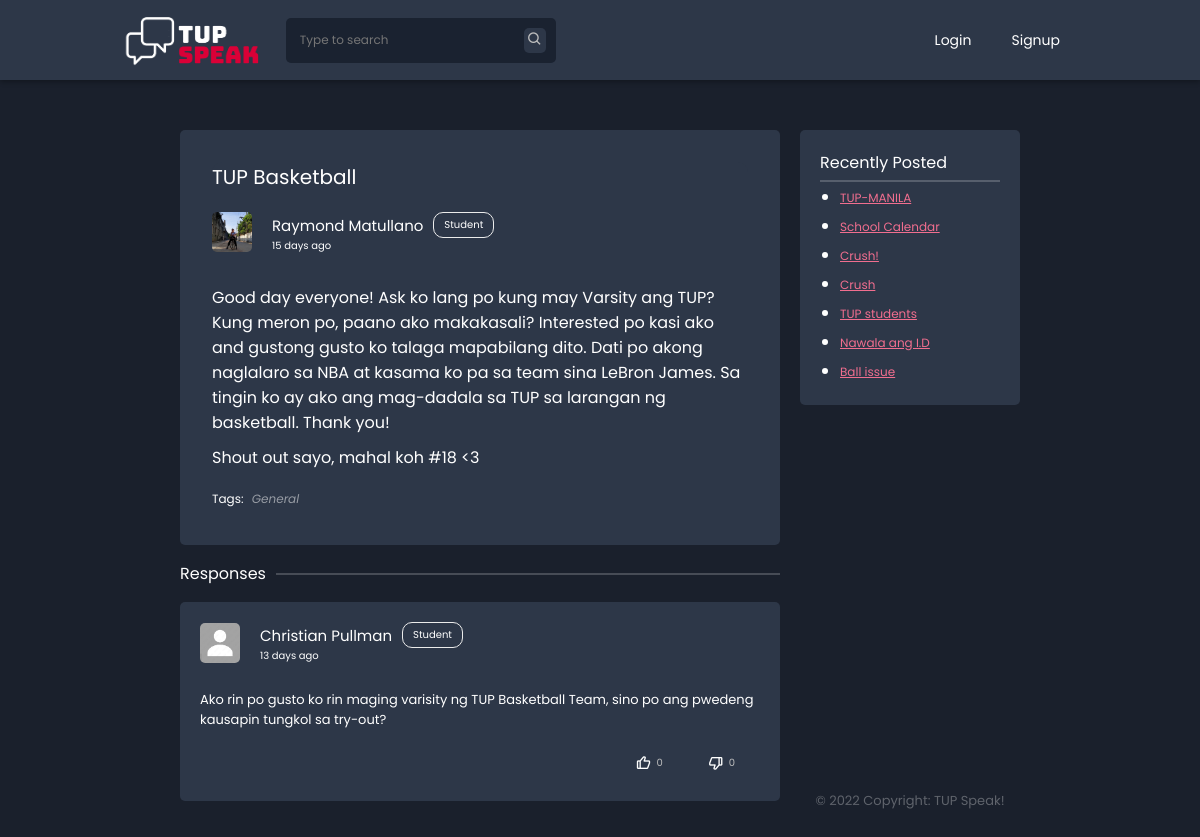
Page /thread.php?threadid=thrd62b1c2c46518f on the committed database.
### tables this page shows
CREATE TABLE `threads` (
  `id` int(11) NOT NULL,
  `thread_id` varchar(255) NOT NULL,
  `author` varchar(255) NOT NULL,
  `title` varchar(255) NOT NULL,
  `body` longtext NOT NULL,
  `tags` varchar(255) NOT NULL,
  `status` int(1) NOT NULL DEFAULT 0,
  `thread_status` varchar(255) NOT NULL DEFAULT 'pending',
  `date_posted` date NOT NULL DEFAULT current_timestamp(),
  `time_posted` time NOT NULL DEFAULT current_timestamp()
);

CREATE TABLE `users` (
  `id` int(11) NOT NULL,
  `uid` varchar(255) NOT NULL,
  `firstname` varchar(255) NOT NULL,
  `lastname` varchar(255) NOT NULL,
  `email` varchar(255) NOT NULL,
  `password` varchar(255) NOT NULL,
  `avatar` varchar(255) NOT NULL DEFAULT 'assets/images/avatar/default.jpg',
  `cover` varchar(255) NOT NULL DEFAULT 'assets/images/avatar/default-cover.jpg',
  `birthdate` date NOT NULL,
  `privileged` tinyint(1) NOT NULL DEFAULT 0,
  `campus` varchar(100) NOT NULL DEFAULT 'Manila',
  `bio` text NOT NULL,
  `account_type` varchar(255) NOT NULL DEFAULT 'student',
  `restricted` tinyint(1) DEFAULT 0,
  `restricted_reason` varchar(255) DEFAULT NULL
);

CREATE TABLE `comments` (
  `id` int(11) NOT NULL,
  `thread_id` varchar(255) NOT NULL,
  `comment_id` varchar(255) NOT NULL,
  `comment_author` varchar(255) NOT NULL,
  `comment_date` date NOT NULL DEFAULT current_timestamp(),
  `comment_time` time NOT NULL DEFAULT current_timestamp(),
  `comment` longtext NOT NULL,
  `answer` tinyint(1) NOT NULL DEFAULT 0
);

### thread.php (the view, shortened to what this page needs)
 <?php
   include('php-scripts/thread-scripts.php');
?>
<!DOCTYPE html>
<html lang="en">
   <head>
      <link rel="stylesheet" href="styles/default.css">
      <link rel="stylesheet" href="styles/thread.css">
      <link rel="stylesheet" href="styles/navbar.css">
      <link href='https://unpkg.com/boxicons@2.1.2/css/boxicons.min.css' rel='stylesheet'>
   </head>
   <body>
      <?php include('php-scripts/navbar.php'); ?>
      <section class="main">
         <div class="container">
            <div class="container-1">
               <div class="threads">
                  <div class="titles">
                     <div class="thread-title">
                        <?php echo $data['title']?>
                     </div>
                     <div class="author">
                        <div class="author-details">
                           <img class="thread-avatar" src="<?php echo $user_data['avatar']?>" alt="">
                           <div class="details">
                              <div class="user">
                                 <p class="name" data-acct="<?php echo $data['author'] ?>"><?php echo $user_data['firstname'] . " " . $user_data['lastname']?></p>
                                 <p class="user-type">Student</p>
                              </div>
                              <p class="date-published">
                              </p>
                           </div>
                        </div>
                     </div>
                  </div>
                  <div class="main-threads">
                     <p class="thread-content-text"><?php echo jsonToHtml($data['body']) ?></p>
                     <p class="tags">Tags:
                     <?php
                        $array = json_decode($data['tags']);
                        foreach($array as $key => $value){
                           for($i = 0; $i < count($value); $i++){
                                 $class = $value[$i];
                                 switch ($value[$i]) {
                                    default:
                                       $out = ucfirst($value[$i]);
                                       break;
                                 }
                                 echo '<span class="thread-tags '.$class.'">'.$out.'</span>';
                           }
                        }
                     ?>
                     </p>
                  </div>
               </div>
               <div class="divider">
                  <p>Responses</p>
                  <div>
                     <hr>
                  </div>
               </div>
               <div id="comments">
                  <?php fetchComments($_GET['threadid']) ?>
               </div>
            </div>
            <div class="container-2">
               <div class="recently-posted">
                  <p>Recently Posted</p>
                  <hr>
                  <ul>
                  <?php
                     $query = mysqli_query($conn, "SELECT * FROM threads WHERE thread_id != '$tid' AND thread_status = 'open' ORDER BY date_posted DESC LIMIT 7");
                     while($data = mysqli_fetch_assoc($query)){
                        echo '<li><a href="thread.php?threadid='.$data['thread_id'].'">'.$data['title'].'</a></li>';
                     }
                  ?>
                  </ul>
               </div>
               <footer>
                  <p>&copy; 2022 Copyright: TUP Speak!</p>
               </footer>
            </div>
         </div>
      </section>
   </body>
</html>

### php-scripts/thread-scripts.php (shortened to what this page needs)
<?php
    include('db.php');
    $firstCheck = true;
    function fetchComments($tid){
        global $conn;
        $query = mysqli_query($conn, "SELECT * FROM comments WHERE thread_id='$tid' ORDER BY answer DESC");
        $data_comment = $query->fetch_assoc();
        if (!empty($data_comment)){
            do{
                $user = mysqli_query($conn, "SELECT * FROM users WHERE uid='{$data_comment["comment_author"]}'");
                $data = mysqli_fetch_array($user);
                if ($data){
                    $author_given_name = $data['firstname'];
                    $author_family_name = $data['lastname'];
                    $author_avatar = $data['avatar'];
                }
                if (isset($_SESSION['uid'])){
                    $commentQuery = mysqli_query($conn, "SELECT * FROM votes WHERE comment_id = '{$data_comment['comment_id']}' and uid = '{$_SESSION['uid']}'");
                    $voteComment = mysqli_fetch_assoc($commentQuery);
                    if($voteComment){
                        $vStat = $voteComment['status'];
                        if ( $vStat == "upvote"){
                            $upvote_class = "bx bxs-like";
                            $downvote_class = "bx bx-dislike";
                        } else if ($vStat == "downvote"){
                            $upvote_class = "bx bx-like";
                            $downvote_class = "bx bxs-dislike";
                        }
                    } else{
                        $upvote_class = "bx bx-like";
                        $downvote_class = "bx bx-dislike";
                    }
                } else{
                    $upvote_class = "bx bx-like";
                    $downvote_class = "bx bx-dislike";
                }
                $voteQuery = mysqli_query($conn, "SELECT COUNT(id) FROM `votes` WHERE status='upvote' and comment_id = '{$data_comment['comment_id']}'");
                $data_votes = mysqli_fetch_assoc($voteQuery);
                $upvotes = $data_votes['COUNT(id)'];
                $voteQuery = mysqli_query($conn, "SELECT COUNT(id) FROM `votes` WHERE status='downvote' and comment_id = '{$data_comment['comment_id']}'");
                $data_votes = mysqli_fetch_assoc($voteQuery);
                $downvotes = $data_votes['COUNT(id)'];
                echo '
                <div class="main-comment">
                    <div class="author-comment">
                        <div class="author-info">
                            <img class="thread-avatar" src="'. $author_avatar .'" alt="">
                            <div class="details">
                                <div class="user">
                                    <p class="name" data-acct="'.$data_comment["comment_author"].'">'. $author_given_name . " " . $author_family_name .'</p>
                                    <p class="user-type">'. ucfirst($data['account_type']) .'</p>
                                </div>
                                <p class="date-published" data-date="'.$data_comment['comment_id'].'"><script>$("[data-date='.$data_comment['comment_id'].']").html(jQuery.timeago("'. $data_comment['comment_date'] . " " . $data_comment['comment_time'] .'"))</script></p>
                            </div>
                        </div>
                        ';
                    echo'
                    </div>
                    <p class="main-answer"> '.$data_comment['comment'].'</p>
                    <div class="response" data-comment="'.$data_comment['comment_id'].'">';
                        echo'
                        <div class="vote-button" data-vote="upvote">
                           <i data-icon="u'.$data_comment['comment_id'].'" class="'.$upvote_class.'"></i><span class="comment-upvote">'.$upvotes.'</span>
                        </div>
                        <div class="vote-button" data-vote="downvote">
                           <i data-icon="d'.$data_comment['comment_id'].'" class="'.$downvote_class.'"></i><span class="comment-downvote">'.$downvotes.'</span>
                        </div>
                     </div>
                </div>
                ';
            } while ($data_comment = $query->fetch_assoc());
        }
    }
    function jsonToHtml($jsonStr) {
        $obj = json_decode($jsonStr);
        $html = '';
        foreach ($obj->blocks as $block) {
            switch ($block->type) {
                case 'paragraph':
                    $html .= '<p>' . $block->data->text . '</p>';
                    break;
            }
        }
        return $html;
    }
    if(isset($_GET['threadid'])){
        if ($firstCheck == true){
            $tid = (isset($_GET['threadid'])) ? $_GET['threadid'] : NULL;
            $query = mysqli_query($conn, "SELECT * FROM threads WHERE thread_id = '$tid'");
            $data = mysqli_fetch_array($query);
            $query = mysqli_query($conn, "SELECT * FROM users WHERE uid = '{$data['author']}'");
            $user_data = mysqli_fetch_array($query);
        }
    }
?>

### styles/default.css (style rules this page uses)
* { padding: 0; margin: 0; transition: ease .3s; font-family: 'Poppins', sans-serif; color: white; }
:root { --primary: #da0037; --primary-dark: #ae002b; --secondary: #f16e8f; --student: #ACDF87; --gray: #444444; --gray-dark: #ebebeb; --gray-light: #1A2230; --gray-lighter: rgb(190, 190, 190); --card-bg: #ffffff; --card-secondary: rgb(172, 172, 172); --dark: #1A1A1B; --dark-secondary: #343434; --input-border: rgba(220, 220, 220, 0.3); --link-color: #2E88FE; --light: #2D3748; --light-color: #000; --dark-color: #fff; }
html,body { scroll-behavior: smooth; overflow: hidden; background: #1A202C; height: 100vh; width: 100vw; }
.main { height: max-content; }
hr { border: 1px solid rgba(255,255,255,.2); }

### styles/thread.css (style rules this page uses)
.main { margin: 0 auto; margin-top: calc(50px + var(--navbar-height)); width: -webkit-fill-available; width: -moz-available; }
.container { height: 100vh; display: grid; grid-template-columns: 1fr 1fr; gap: 20px; position: fixed; left: 50%; transform: translateX(-50%); max-width: 70vw; width: 100%; }
.container-1 { margin-bottom: 5em; padding-bottom: 5em; display: flex; flex-direction: column; overflow-y: scroll; width: 50vw; }
.container-1 { -ms-overflow-style: none; scrollbar-width: none; }
.threads { padding: 2em; background-color: var(--light); border-radius: 5px; }
.titles { border-radius: 10px; background-color: var(--light); border-bottom-left-radius: 0; border-bottom-right-radius: 0; }
.thread-title { font-size: 20px; margin-bottom: 1em; }
.thread-avatar { width: 40px; height: 40px; border-radius: 5px; object-fit: cover; object-position: center; }
.tags { font-size: 12px; }
.thread-tags { font-size: 12px; font-style: italic; margin: 0 5px; color: rgba(255,255,255, .5); }
.author { display: flex; align-items: center; justify-content: space-between; }
.author-comment { display: flex; align-items: center; justify-content: space-between; }
.author-info { display: flex; align-items: center; }
.author-details { display: flex; flex-direction: row; }
.details { margin: 0 20px; }
.user { display: flex; flex-direction: row; align-items: center; }
.user-type { font-size: 10px; padding: 4px 10px; margin: 0 10px; border-radius: 10px; border: 1px solid var(--gray-dark); }
.name { font-size: 15px; cursor: pointer; }
.date-published { font-size: 10px; }
.main-threads p, .main-threads h1, .main-threads h2, .main-threads h3, .main-threads h4, .main-threads h5, .main-threads h6 { padding: 5px 0; }
.thread-content-text { font-size: 17px; }
.divider { margin: 1em 0; display: flex; align-items: center; justify-content: space-between; }
.divider div { flex-grow: 1; }
.divider p { margin-right: 10px; }
.author { margin-bottom: 1em; }
.main-answer { padding-top: 2em; font-size: 13px; }
.main-comment { padding: 20px; border-radius: 5px; margin-bottom: 20px; background-color: #2d3748; }
.response { display: flex; width: -webkit-fill-available; width: -moz-available; justify-content: flex-end; margin-top: 15px; }
.vote-button, .correct-button, .report-button { padding: 10px 15px; margin: 0 5px; display: flex; align-items: center; cursor: pointer; border-radius: 4px; }
.vote-button span, .correct-button span, .report-button span { font-size: 10px; color: var(--gray-lighter); margin: 0 5px; }
.container-2 { overflow: hidden; display: flex; flex-direction: column; justify-content: space-between; height: 80vh; }
footer { text-align: center; }
footer p { font-size: 13px; color: rgba(255, 255, 255, .3); }
.recently-posted { background-color: #2d3748; padding: 20px; border-radius: 5px; }
.recently-posted ul { padding-left: 20px; }
.recently-posted li { padding: 2px 0; }
.recently-posted li a { color: var(--secondary); font-size: 12px; }
.recently-posted p { padding-bottom: 5px; }

### styles/navbar.css (style rules this page uses)
:root { --navbar-height: 80px; }

### rows in the picture
threads: title "TUP Basketball"
users: avatar (picture), firstname "Raymond", lastname "Matullano"
comments: users.avatar (placeholder picture), users.firstname "Christian", users.lastname "Pullman", users.account_type "Student", comment "Ako rin po gusto ko rin maging varisity ng TUP Basketball Team, sino po ang pwedeng kausapin tungkol sa try-out?", upvotes "0", downvotes "0"
threads: title "TUP-MANILA"
threads: title "School Calendar"
threads: title "Crush!"
threads: title "Crush"
threads: title "TUP students"
threads: title "Nawala ang I.D"
threads: title "Ball issue"

### other values in the picture
$block->data->text "Shout out sayo, mahal koh #18 <3"
$out "General"
